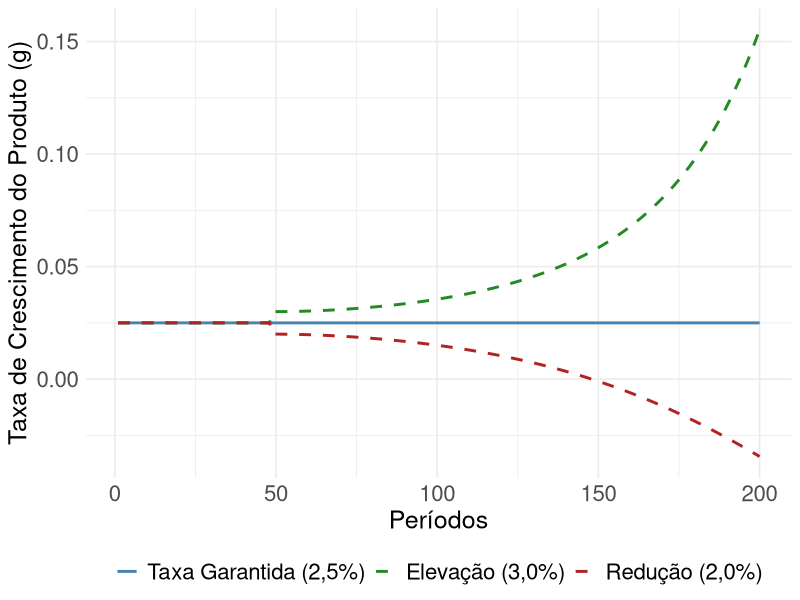
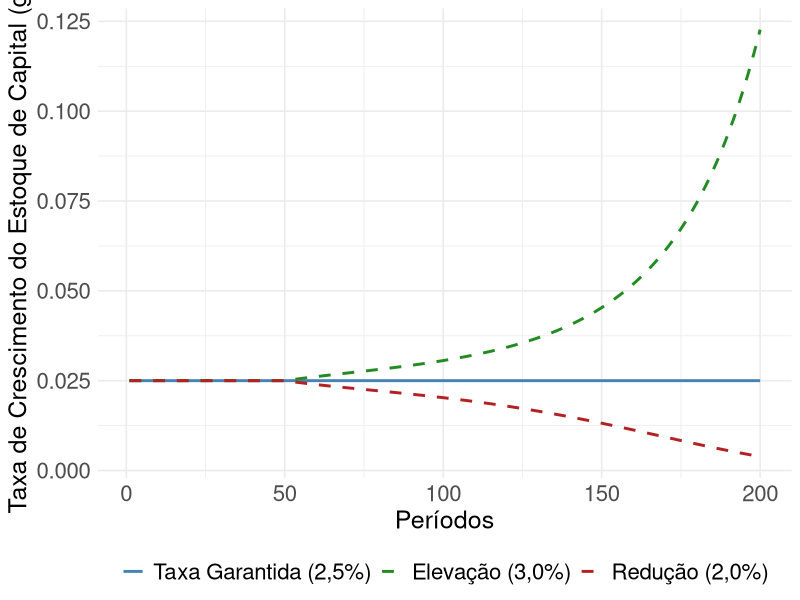

Write the R code that produced these figures, in order.
# #INSPIRAÇÃO: https://macrosimulation.org/a_sraffian_supermultiplier_model
#FONTE: SERRANO, Franklin; FREITAS, Fabio; BHERING, Gustavo.
#The Trouble with Harrod: The fundamental instability of the warranted rate in the light of the Sraffian Supermultiplier.
#Metroeconomica, [s. l.], v. 70, n. 2, p. 263–287, 2019. 

####BILBIOTECA####


library(dplyr)
library(ggplot2)
library(reshape2)  # ou tidyr, mas melt é rápido para matriz

####SIMULATION CODE####
# #Clear the environment
rm(list=ls(all=TRUE))
# 
#####Set number of periods#####
Q = 1000

#####Set number of scenarios (including baselines)#####
S=3

#####Set period in which exogenous shift will occur#####
q=50

#####Create (S x Q) matrices in which equilibrium solutions from different parameterizations will be stored#####
u=matrix(data=0,nrow=S,ncol=Q) # rate of capacity utilization
g=matrix(data=0,nrow=S,ncol=Q)# growth rate
gk=matrix(data=0,nrow=S,ncol=Q)# growth rate of capital stock

#####Set constant parameter values (exógenos)#####
d=0.1   # time increment
s=0.1 # marginal propensity to save
v=4 # normal capital-output ratio
a=0.001 # reaction parameter

#####Set and initialize exogenous variables/parameters that will be shifted#####
g=matrix(data=s/v,nrow=S,ncol=Q) # growth rate
gk=matrix(data=s/v,nrow=S,ncol=Q)  # growth rate of capital stock
u=matrix(data=1,nrow=S,ncol=Q)  # rate of capacity utilization

#####Initialize endogenous variables at equilibrium values#####
g[,1]=s/v
gk[,1]=g[,1]
u[,1]=1

#####Simulate the model by looping over Q time periods for S different scenarios#####
for (i in 1:S){
  
  for (t in 2:Q){
    
    for (iterations in 1:5000){ # iterate the model 1000-times in each period
      
      #####Set parameter values for different scenarios#####
      g[2,q]=0.03 # Scenario 2: rise in growth rate above warranted rate
      g[3,q]=0.02 # Scenario 3: reduction in growth rate below warranted rate
      
      #(1) Growth rate
      g[i,t] = g[i,t-1] + a*(u[i,t-1]-1) #(SERRANO, FREITAS E BHERING 2018 - EQ. A6)
      
      #(1) Investment rate
      gk[i,t] = (s/v)*u[i,t-1] #(SERRANO, FREITAS E BHERING 2018 - EQ. A3 - slightly modified)
      
      #(2) Capacity utilization
      u[i,t] =  u[i,t-1]*((1+ g[i,t])/(1+gk[i,t])) #(SERRANO, FREITAS E BHERING 2018 - EQ. A7)
      
    } # close iterations loop
  }  # close time loop
}   # close scenarios loop

####BETTER PLOTS
# Set maximum period for plots


Tmax <- 200

####  G ####
# Extrair apenas os dados de tempo e transpor para criar data frame
plot_df <- as.data.frame(t(g[, 2:(Tmax+1)]))
colnames(plot_df) <- c("Taxa Garantida (2,5%)", "Elevação (3,0%)", "Redução (2,0%)")
plot_df$Time <- 1:Tmax

# Converter para formato longo
plot_long <- melt(plot_df, id.vars = "Time", variable.name = "Scenario", value.name = "GrowthRate")

# Criar o gráfico
plot_harrod_g <- ggplot(plot_long, aes(x = Time, y = GrowthRate, color = Scenario, linetype = Scenario)) +
  geom_line(size = 1) +
  scale_color_manual(values = c("Taxa Garantida (2,5%)" = "steelblue", "Elevação (3,0%)" = "forestgreen", "Redução (2,0%)" = "firebrick")) +
  scale_linetype_manual(values = c("Taxa Garantida (2,5%)" = "solid", "Elevação (3,0%)" = "dashed", "Redução (2,0%)" = "dashed")) +
  labs(x = "Períodos",
       y = "Taxa de Crescimento do Produto (g)") +
  theme_minimal(base_size = 12) +
  theme(
    text = element_text(size = 18),       # aumenta todas as fontes
    axis.title = element_text(size = 18), # títulos dos eixos
    axis.text = element_text(size = 16),  # valores dos eixos
    legend.text = element_text(size = 16),
    legend.title = element_blank(),
    legend.position = "bottom"
  )

plot_harrod_g


ggsave(filename = paste0(".\\Output\\plot_harrod_g.png"), plot = plot_harrod_g, width = 16, height = 8, dpi = 800)
ggsave(filename = paste0(".\\Output\\plot_harrod_g.svg"), plot = plot_harrod_g, width = 16, height = 8, dpi = 800)

####  Gk ####
# Extrair apenas os dados de tempo e transpor para criar data frame
plot_df <- as.data.frame(t(gk[, 2:(Tmax+1)]))
colnames(plot_df) <- c("Taxa Garantida (2,5%)", "Elevação (3,0%)", "Redução (2,0%)")
plot_df$Time <- 1:Tmax

# Converter para formato longo
plot_long <- melt(plot_df, id.vars = "Time", variable.name = "Scenario", value.name = "GrowthRate")

# Criar o gráfico
plot_harrod_gk <- ggplot(plot_long, aes(x = Time, y = GrowthRate, color = Scenario, linetype = Scenario)) +
  geom_line(size = 1) +
  scale_color_manual(values = c("Taxa Garantida (2,5%)" = "steelblue", "Elevação (3,0%)" = "forestgreen", "Redução (2,0%)" = "firebrick")) +
  scale_linetype_manual(values = c("Taxa Garantida (2,5%)" = "solid", "Elevação (3,0%)" = "dashed", "Redução (2,0%)" = "dashed")) +
  labs(x = "Períodos",
       y = "Taxa de Crescimento do Estoque de Capital (gk)") +
  theme_minimal(base_size = 12) +
  theme(
    text = element_text(size = 18),       # aumenta todas as fontes
    axis.title = element_text(size = 18), # títulos dos eixos
    axis.text = element_text(size = 16),  # valores dos eixos
    legend.text = element_text(size = 16),
    legend.title = element_blank(),
    legend.position = "bottom"
  )

plot_harrod_gk

ggsave(filename = paste0(".\\Output\\plot_harrod_gk.png"), plot = plot_harrod_gk, width = 16, height = 8, dpi = 800)
ggsave(filename = paste0(".\\Output\\plot_harrod_gk.svg"), plot = plot_harrod_gk, width = 16, height = 8, dpi = 800)


####  u ####

# # Extrair apenas os dados de tempo e transpor para criar data frame
# plot_df <- as.data.frame(t(u[, 2:(Tmax+1)]))
# colnames(plot_df) <- c("Taxa Garantida (2,5%)", "Elevação (3,0%)", "Redução (2,0%)")
# plot_df$Time <- 1:Tmax
# 
# # Converter para formato longo
# plot_long <- melt(plot_df, id.vars = "Time", variable.name = "Scenario", value.name = "GrowthRate")
# 
# # Criar o gráfico
# ggplot(plot_long, aes(x = Time, y = GrowthRate, color = Scenario, linetype = Scenario)) +
#   geom_line(size = 1) +
#   scale_color_manual(values = c("Taxa Garantida (2,5%)" = "steelblue", "Elevação (3,0%)" = "forestgreen", "Redução (2,0%)" = "firebrick")) +
#   scale_linetype_manual(values = c("Taxa Garantida (2,5%)" = "solid", "Elevação (3,0%)" = "dashed", "Redução (2,0%)" = "dashed")) +
#   labs(x = "Períodos",
#        y = "Grau de Utilização da Capacidade Instalada (u)") +
#   theme_minimal(base_size = 12) +
#   theme(
#     plot.title = element_text(size = 12, hjust = 0.5),
#     legend.title = element_blank(),
#     legend.position = "bottom"
  # )
